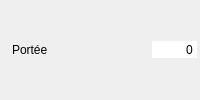
       <widget class="QWidget" name="widget_porte" native="true">
        <property name="minimumSize">
         <size>
          <width>200</width>
          <height>26</height>
         </size>
        </property>
        <layout class="QHBoxLayout" name="horizontalLayout_6">
         <property name="spacing">
          <number>2</number>
         </property>
         <property name="leftMargin">
          <number>3</number>
         </property>
         <property name="topMargin">
          <number>3</number>
         </property>
         <property name="rightMargin">
          <number>3</number>
         </property>
         <property name="bottomMargin">
          <number>3</number>
         </property>
         <item>
          <widget class="QLabel" name="label_11">
           <property name="text">
            <string/>
           </property>
           <property name="pixmap">
            <pixmap resource="../../resources/resources.qrc">:/images/Aptitudes/porte.png</pixmap>
           </property>
          </widget>
         </item>
         <item>
          <widget class="QLabel" name="label_porte">
           <property name="text">
            <string>Portée</string>
           </property>
          </widget>
         </item>
         <item>
          <spacer name="horizontalSpacer_7">
           <property name="orientation">
            <enum>Qt::Horizontal</enum>
           </property>
           <property name="sizeHint" stdset="0">
            <size>
             <width>37</width>
             <height>12</height>
            </size>
           </property>
          </spacer>
         </item>
         <item>
          <widget class="QSpinBox" name="sp_porte">
           <property name="focusPolicy">
            <enum>Qt::NoFocus</enum>
           </property>
           <property name="autoFillBackground">
            <bool>true</bool>
           </property>
           <property name="frame">
            <bool>false</bool>
           </property>
           <property name="alignment">
            <set>Qt::AlignRight|Qt::AlignTrailing|Qt::AlignVCenter</set>
           </property>
           <property name="buttonSymbols">
            <enum>QAbstractSpinBox::NoButtons</enum>
           </property>
           <property name="suffix">
            <string/>
           </property>
           <property name="minimum">
            <number>-99</number>
           </property>
           <property name="maximum">
            <number>9999999</number>
           </property>
           <property name="stepType">
            <enum>QAbstractSpinBox::DefaultStepType</enum>
           </property>
          </widget>
         </item>
        </layout>
       </widget>
